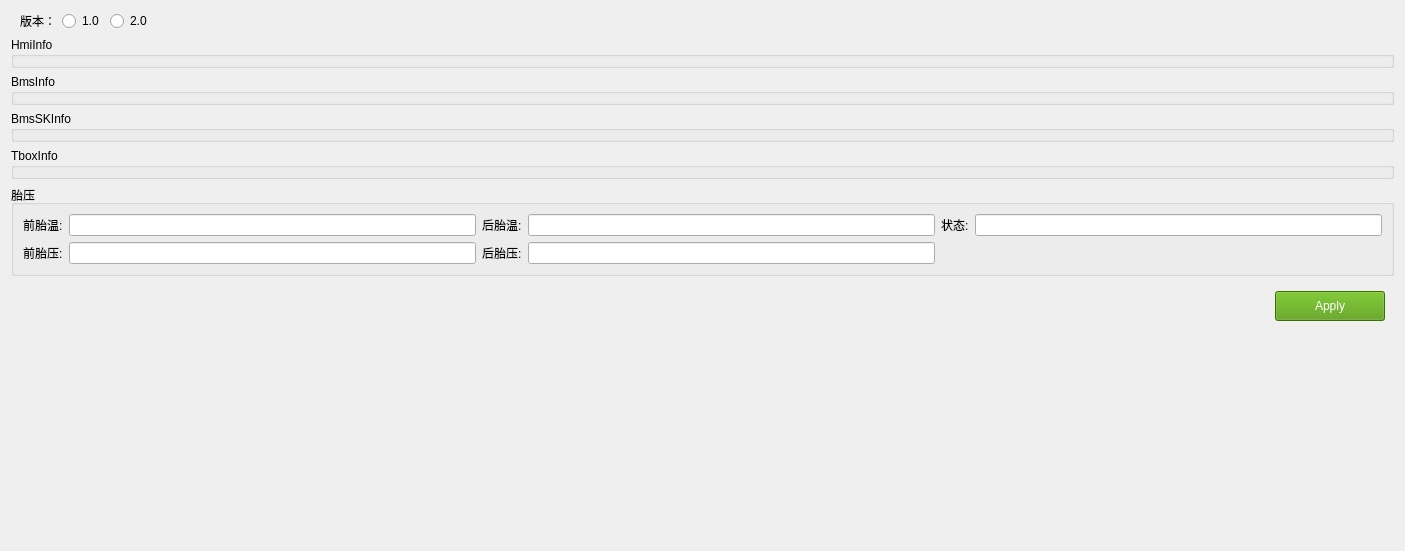
<?xml version="1.0" encoding="UTF-8"?>
<ui version="4.0">
 <class>StatusReportWidget</class>
 <widget class="QWidget" name="StatusReportWidget">
  <property name="geometry">
   <rect>
    <x>0</x>
    <y>0</y>
    <width>1405</width>
    <height>551</height>
   </rect>
  </property>
  <property name="windowTitle">
   <string>Form</string>
  </property>
  <property name="styleSheet">
   <string notr="true">QPushButton#pushButton_apply{
	background-color: rgb(78, 154, 6);
   color:white;
}</string>
  </property>
  <layout class="QVBoxLayout" name="verticalLayout">
   <item>
    <widget class="QWidget" name="widget_2" native="true">
     <layout class="QHBoxLayout" name="horizontalLayout_4">
      <property name="topMargin">
       <number>0</number>
      </property>
      <property name="bottomMargin">
       <number>0</number>
      </property>
      <item>
       <widget class="QLabel" name="label">
        <property name="text">
         <string>版本：</string>
        </property>
       </widget>
      </item>
      <item>
       <widget class="QRadioButton" name="radioButton_1">
        <property name="text">
         <string>1.0</string>
        </property>
       </widget>
      </item>
      <item>
       <widget class="QRadioButton" name="radioButton_2">
        <property name="text">
         <string>2.0</string>
        </property>
       </widget>
      </item>
      <item>
       <spacer name="horizontalSpacer_2">
        <property name="orientation">
         <enum>Qt::Horizontal</enum>
        </property>
        <property name="sizeHint" stdset="0">
         <size>
          <width>599</width>
          <height>20</height>
         </size>
        </property>
       </spacer>
      </item>
     </layout>
    </widget>
   </item>
   <item>
    <widget class="QGroupBox" name="groupBox_hmiInfo">
     <property name="title">
      <string>HmiInfo</string>
     </property>
     <layout class="QHBoxLayout" name="horizontalLayout">
      <property name="spacing">
       <number>0</number>
      </property>
      <property name="leftMargin">
       <number>0</number>
      </property>
      <property name="topMargin">
       <number>0</number>
      </property>
      <property name="rightMargin">
       <number>0</number>
      </property>
      <property name="bottomMargin">
       <number>0</number>
      </property>
      <item>
       <layout class="QVBoxLayout" name="verticalLayout_hmi"/>
      </item>
     </layout>
    </widget>
   </item>
   <item>
    <widget class="QGroupBox" name="groupBox_bmsInfo">
     <property name="title">
      <string>BmsInfo</string>
     </property>
     <layout class="QVBoxLayout" name="verticalLayout_4">
      <property name="spacing">
       <number>0</number>
      </property>
      <property name="leftMargin">
       <number>0</number>
      </property>
      <property name="topMargin">
       <number>0</number>
      </property>
      <property name="rightMargin">
       <number>0</number>
      </property>
      <property name="bottomMargin">
       <number>0</number>
      </property>
      <item>
       <layout class="QVBoxLayout" name="verticalLayout_bms"/>
      </item>
     </layout>
    </widget>
   </item>
   <item>
    <widget class="QGroupBox" name="groupBox_bmsSkInfo">
     <property name="title">
      <string>BmsSKInfo</string>
     </property>
     <layout class="QVBoxLayout" name="verticalLayout_3">
      <property name="leftMargin">
       <number>0</number>
      </property>
      <property name="topMargin">
       <number>0</number>
      </property>
      <property name="rightMargin">
       <number>0</number>
      </property>
      <property name="bottomMargin">
       <number>0</number>
      </property>
      <item>
       <layout class="QVBoxLayout" name="verticalLayout_bmsSKinfo"/>
      </item>
     </layout>
    </widget>
   </item>
   <item>
    <widget class="QGroupBox" name="groupBox_tboxInfo">
     <property name="title">
      <string>TboxInfo</string>
     </property>
     <layout class="QHBoxLayout" name="horizontalLayout_2">
      <property name="spacing">
       <number>0</number>
      </property>
      <property name="leftMargin">
       <number>0</number>
      </property>
      <property name="topMargin">
       <number>0</number>
      </property>
      <property name="rightMargin">
       <number>0</number>
      </property>
      <property name="bottomMargin">
       <number>0</number>
      </property>
      <item>
       <layout class="QVBoxLayout" name="verticalLayout_tbx"/>
      </item>
     </layout>
    </widget>
   </item>
   <item>
    <widget class="QGroupBox" name="groupBox_tirepressure">
     <property name="title">
      <string>胎压</string>
     </property>
     <layout class="QVBoxLayout" name="verticalLayout_5">
      <item>
       <layout class="QGridLayout" name="gridLayout">
        <item row="0" column="5">
         <widget class="QLineEdit" name="lineEdit_status"/>
        </item>
        <item row="0" column="1">
         <widget class="QLineEdit" name="lineEdit_frontTemp"/>
        </item>
        <item row="0" column="3">
         <widget class="QLineEdit" name="lineEdit_rearTemp"/>
        </item>
        <item row="0" column="4">
         <widget class="QLabel" name="label_16">
          <property name="text">
           <string>状态:</string>
          </property>
         </widget>
        </item>
        <item row="0" column="0">
         <widget class="QLabel" name="label_12">
          <property name="text">
           <string>前胎温:</string>
          </property>
         </widget>
        </item>
        <item row="0" column="2">
         <widget class="QLabel" name="label_14">
          <property name="text">
           <string>后胎温:</string>
          </property>
         </widget>
        </item>
        <item row="1" column="0">
         <widget class="QLabel" name="label_13">
          <property name="text">
           <string>前胎压:</string>
          </property>
         </widget>
        </item>
        <item row="1" column="1">
         <widget class="QLineEdit" name="lineEdit_frontPressure"/>
        </item>
        <item row="1" column="2">
         <widget class="QLabel" name="label_15">
          <property name="text">
           <string>后胎压:</string>
          </property>
         </widget>
        </item>
        <item row="1" column="3">
         <widget class="QLineEdit" name="lineEdit_rearPressure"/>
        </item>
       </layout>
      </item>
     </layout>
    </widget>
   </item>
   <item>
    <widget class="QWidget" name="widget" native="true">
     <layout class="QHBoxLayout" name="horizontalLayout_3">
      <item>
       <spacer name="horizontalSpacer">
        <property name="orientation">
         <enum>Qt::Horizontal</enum>
        </property>
        <property name="sizeHint" stdset="0">
         <size>
          <width>293</width>
          <height>20</height>
         </size>
        </property>
       </spacer>
      </item>
      <item>
       <widget class="QPushButton" name="pushButton_apply">
        <property name="minimumSize">
         <size>
          <width>110</width>
          <height>30</height>
         </size>
        </property>
        <property name="text">
         <string>Apply</string>
        </property>
       </widget>
      </item>
     </layout>
    </widget>
   </item>
   <item>
    <spacer name="verticalSpacer">
     <property name="orientation">
      <enum>Qt::Vertical</enum>
     </property>
     <property name="sizeHint" stdset="0">
      <size>
       <width>20</width>
       <height>226</height>
      </size>
     </property>
    </spacer>
   </item>
  </layout>
 </widget>
 <resources/>
 <connections/>
</ui>
